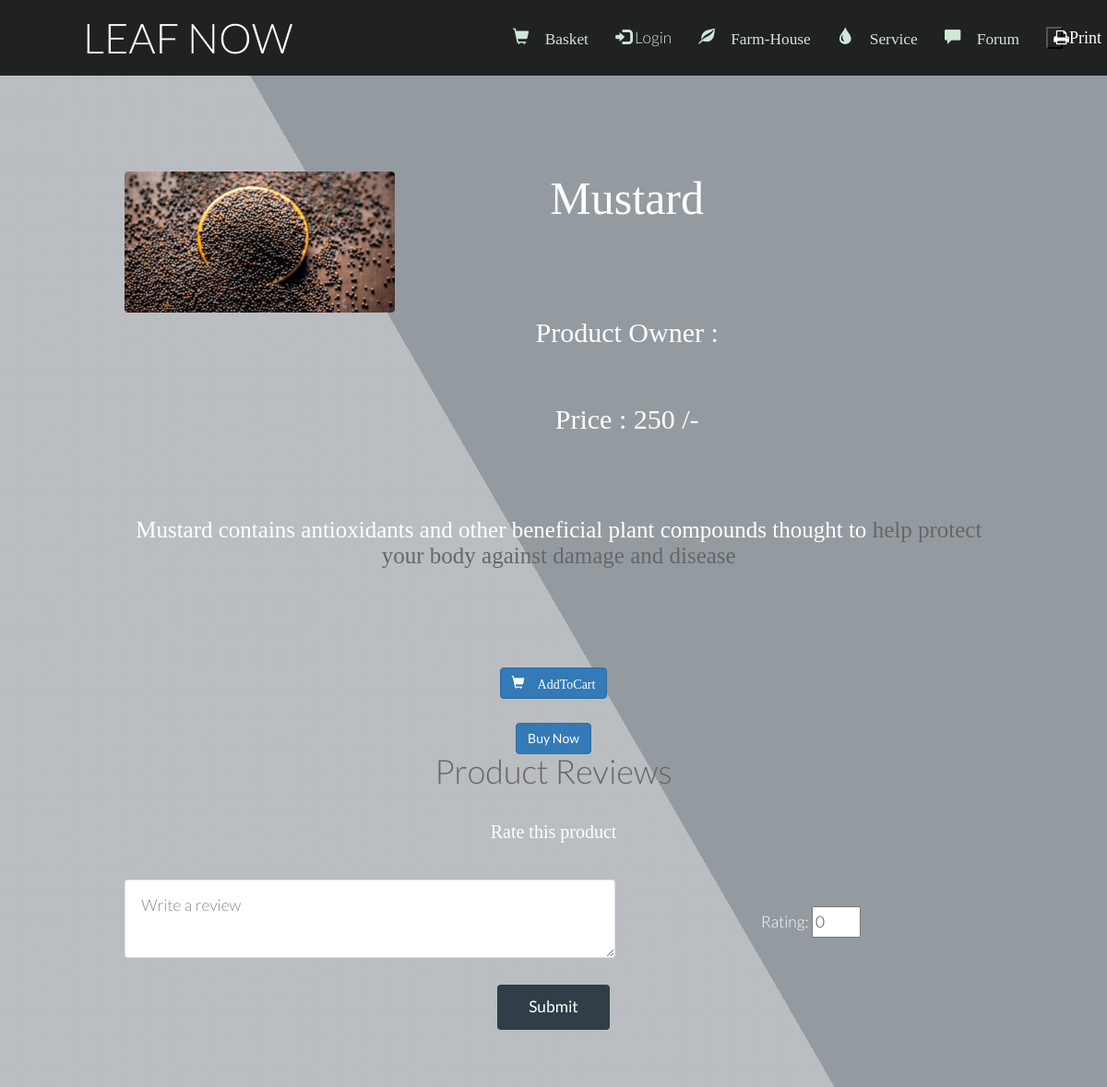
The page /review.php?pid=31 on the database its author committed.
### tables this page shows
CREATE TABLE `product` (
  `uid` int(255) NOT NULL,
  `pid` int(255) NOT NULL,
  `product` varchar(255) NOT NULL,
  `pcat` varchar(255) NOT NULL,
  `pinfo` varchar(255) NOT NULL,
  `price` float NOT NULL,
  `pimage` varchar(255) NOT NULL DEFAULT 'blank.png',
  `picStatus` int(10) NOT NULL DEFAULT 0
);

### review.php (the view, shortened to what this page needs)
<?php
	require 'db.php';
	$pid = $_GET['pid'];
?>
<!DOCTYPE html>
<html>
<head>
		<link href="bootstrap\css\bootstrap.min.css" rel="stylesheet">
		<link rel="stylesheet" href="Blog/commentBox.css" />
</head>
<body>
				<?php
					require 'menu.php';
					$sql="SELECT * FROM product WHERE pid = '$pid'";
					$result = mysqli_query($conn, $sql);
					$row = mysqli_fetch_assoc($result);
					$uid = $row['uid'];
					$sql = "SELECT * FROM user WHERE uid = '$uid'";
					$result = mysqli_query($conn, $sql);
					$frow = mysqli_fetch_assoc($result);
					$picDestination = "images/productImages/".$row['pimage'];
					?>
				<section id="main" class="wrapper style1 align-center">
						<div class="container">
							<div class="row">
								<div class="col-sm-4">
									<img class="image fit" src="<?php echo $picDestination.'';?>" alt="" />
								</div>
								<div class="col-12 col-sm-6">
									<p style="font: 50px Times new roman;"><?= $row['product']; ?></p>
									<p style="font: 30px Times new roman;">Product Owner : <?= $frow['uname']; ?></p>
									<p style="font: 30px Times new roman;">Price : <?= $row['price'].' /-'; ?></p>
								</div>
							</div><br />
							<div class="row">
								<div class="col-12 col-sm-12" style="font: 25px Times new roman;">
									<?= $row['pinfo']; ?>
								</div>
							</div>
						</div>
						<br /><br />
						<div class="12u$">
                            <center>
                                <div class="row uniform">
                                    <div class="6u 12u$(large)">
                                        <a href="myCart.php?flag=1&pid=<?= $pid; ?>" class="btn btn-primary" style="text-decoration: none;"><span class="glyphicon glyphicon-shopping-cart"> AddToCart</a>
                                    </div>
                                    <div class="6u 12u$(large)">
                                        <a href="buyNow.php?pid=<?= $pid; ?>" class="btn btn-primary" style="text-decoration: none;">Buy Now</a>
                                    </div>
                                </div>
                            </center>
                        </div>
					<div class="container">
						<h1>Product Reviews</h1>
					<div class="row">
						<div class="col-0 col-sm-3"></div>
						<div class="col-12 col-sm-6">
					</div>
				</div>
			</div>
			<div class="container">
				<p style="font: 20px Times new roman; align: left;">Rate this product</p>
				<form method="POST" action="reviewInput.php?pid=<?= $pid; ?>">
					<div class="row">
						<div class="col-sm-7">
							<textarea style="background-color:white;color: black;" cols="5" name="comment" placeholder="Write a review"></textarea>
						</div>
						<div class="col-sm-5">
							<br />
							Rating: <input type="number" min="0" max="10" name="rating" value="0"/>
						</div>
					</div>
					<div class="row">
						<div class="col-sm-12">
							<br />
							<input type="submit" />
						</div>
					</div>
				</form>
			</div>
	</body>
	</html>

### css/style.css (style rules this page uses)
body { background: #fff; }
body, input, select, textarea { color: #444; font-family: "Lato", Helvetica, sans-serif; font-size: 15pt; font-weight: 300; line-height: 1.65em; }
a { color: #dfe0e280; text-decoration: underline; }
strong, b { color: #666; font-weight: 400; }
p { margin: 0 0 2em 0; }
h1, h2, h3, h4, h5, h6 { color: #666; font-weight: 300; line-height: 1em; margin: 0 0 1em 0; }
.align-center { text-align: center; }
form { margin: 0 0 2em 0; }
input[type="text"], input[type="password"], input[type="email"], select, textarea { -moz-appearance: none; -webkit-appearance: none; -o-appearance: none; -ms-appearance: none; appearance: none; background: rgba(144, 144, 144, 0.075); border-radius: 4px; border: none; border: solid 1px rgba(144, 144, 144, 0.25); color: inherit; display: block; outline: 0; padding: 0 1em; text-decoration: none; width: 100%; }
textarea { padding: 0.75em 1em; }
.image { border-radius: 4px; border: 0; display: inline-block; position: relative; }
.image.fit { display: block; margin: 0 0 2em 0; width: 100%; }
input[type="submit"], input[type="reset"], input[type="button"], .button { -moz-appearance: none; -webkit-appearance: none; -o-appearance: none; -ms-appearance: none; appearance: none; -moz-transition: background-color 0.2s ease-in-out, color 0.2s ease-in-out; -webkit-transition: background-color 0.2s ease-in-out, color 0.2s ease-in-out; -o-transition: background-color 0.2s ease-in-out, color 0.2s ease-in-out; -ms-transition: background-color 0.2s ease-in-out, color 0.2s ease-in-out; transition: background-color 0.2s ease-in-out, color 0.2s ease-in-out; background-color: #313e47; border-radius: 4px; border: 0; color: #ffffff !important; cursor: pointer; display: inline-block; font-weight: 400; height: 2.85em; line-height: 2.8em; padding: 0 2em; text-align: center; text-decoration: none; white-space: nowrap; }
.wrapper { padding: 6em 0em 4em; }
.wrapper.style1 { background-color: #949ba0; -moz-background-image: linear-gradient(60deg, #dfe0e280 50%, #949ba0 50%); -webkit-background-image: linear-gradient(60deg, #dfe0e280 50%, #949ba0 50%); -o-background-image: linear-gradient(60deg, #dfe0e280 50%, #949ba0 50%); -ms-background-image: linear-gradient(60deg, #dfe0e280 50%, #949ba0 50%); background-image: linear-gradient(60deg, #dfe0e280 50%, #949ba0 50%); color: #ffffff; }

### css/style-xlarge.css (style rules this page uses)
body, input, select, textarea { font-size: 13pt; }

### css/style-large.css (style rules this page uses)
body, input, select, textarea { font-size: 13pt; }

### rows shown on the page
product: pimage (picture), product "Mustard", price "250", pinfo "Mustard contains antioxidants and other beneficial plant compounds thought to help protect your body against damage and disease"

### other values the page prints
$loginProfile "Login"
